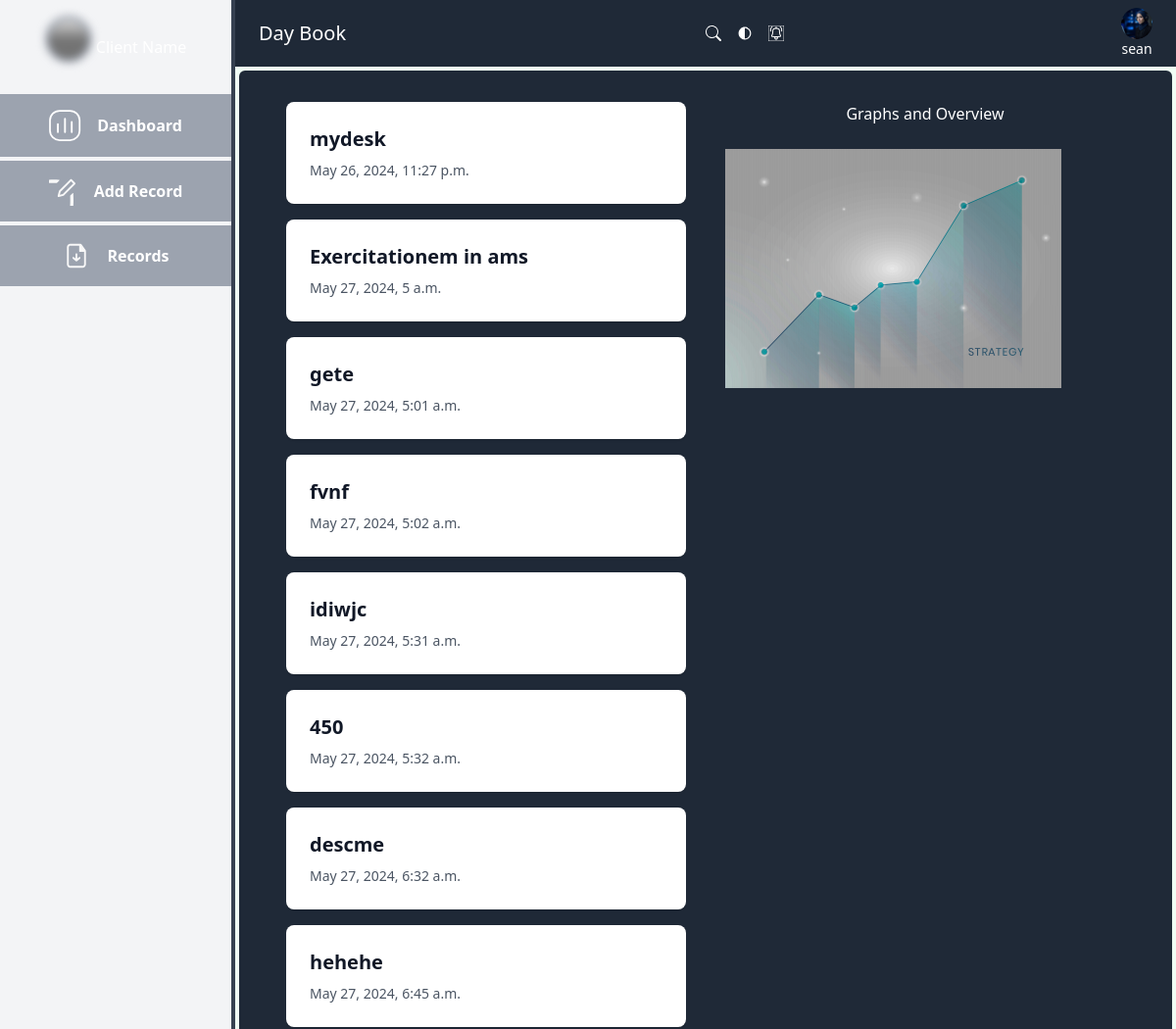
Before: /dash/manager (signed in, upper part) with the older database file.
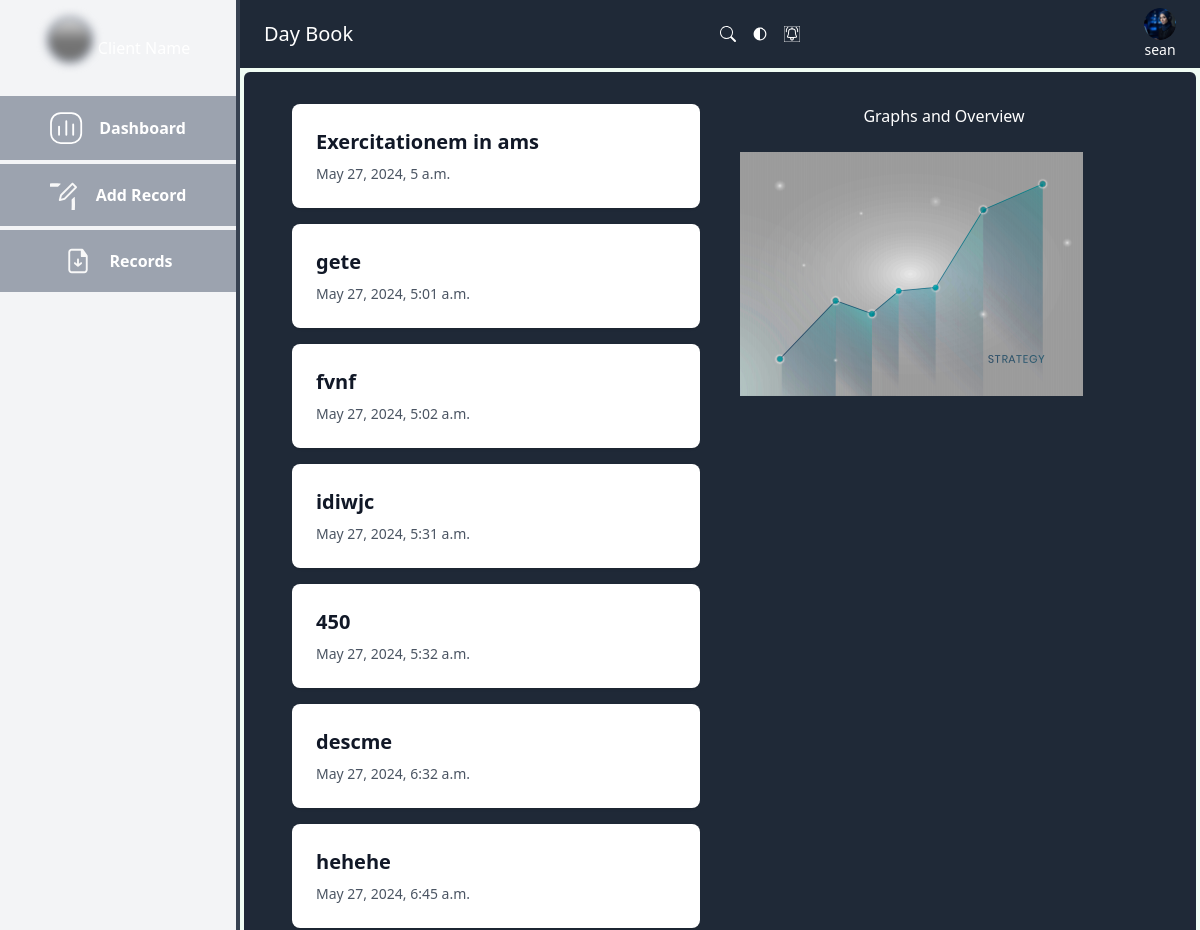
After: the same page with the newer database file.
### dashboard/models.py (models this page shows, shortened)
class Reports(TrackingModel):
    date = models.DateTimeField(auto_now_add=True, null=True)
    description = models.CharField(max_length=200, null=True)
    owner = models.ForeignKey(to=User, on_delete=models.CASCADE)
    category = models.ManyToManyField(MainCategory)
    receipts = models.FloatField(max_length=200, null=True)
    payments = models.FloatField(max_length=200, null=True)
    for_edit = models.BooleanField(default=False)
    created_at = models.DateTimeField(auto_now_add=True)
    is_approved = models.BooleanField(default=False)  # New field
    approved_by = models.ForeignKey(settings.AUTH_USER_MODEL, on_delete=models.CASCADE, related_name='approved_by', null=True)
    modification_approved = models.BooleanField(default=False)
    modification_approved_by = models.ForeignKey(settings.AUTH_USER_MODEL, on_delete=models.SET_NULL, related_name='modifications_approved_by', null=True, blank=True)

### helpers/decorators.py (the view)
        def wrapper_func(request, *args, **kwargs):
            if request.user.is_authenticated:
                if request.user.user_type not in allowed_roles:
                    return redirect('home')
            else:
                return redirect('login')  # Redirect to login page if user is not authenticated
            return view_func(request, *args, **kwargs)

### dashboard/views.py (called while the page is built)
@allowed_users(allowed_roles=["manager"])
@login_required
def manager(request):
    pending_reports = Reports.objects.filter(is_approved=False, for_edit=False).order_by("created_at")
    return render(
        request, "dashboard/manager.html", {"pending_reports": pending_reports}
    )

### templates/dashboard/manager.html
{% extends 'base/main.html' %}
{% load static %}
{% block content %}
<div class="bg-gray-800 m-1 py-8 px-12 text-white h-full flex flex-col gap-x-10 md:flex-row justify-between rounded-md">
  <div class="space-y-4 w-1/2 overflow-x-auto">
    {% for report in pending_reports %}
    <a href="{% url 'report-edit' report.id %}"
      class="block bg-white rounded-lg shadow hover:shadow-lg transition-shadow duration-200 ease-in">
      <div class="p-6">
        <h2 class="text-xl font-semibold text-gray-900">{{ report.description }}</h2>
        <p class="mt-2 text-sm text-gray-600">{{ report.date }}</p>
      </div>
    </a>
    {% empty %}
    <p>No pending reports.</p>
    {% endfor %}
  </div>
  <div class="font-medium w-1/2">
    <p class="text-center mb-6">Graphs and Overview</p>
    <img class="w-[21.438rem] h-[15.25rem] object-cover" alt="" src="{% static 'images/4239584-90457-1@2x.png' %}" />
  </div>
</div>
{% endblock %}

Changed rows visible on the page:
no longer on this page (row edited): Reports: description "mydesk", date "May 26, 2024, 11:27 p.m."
